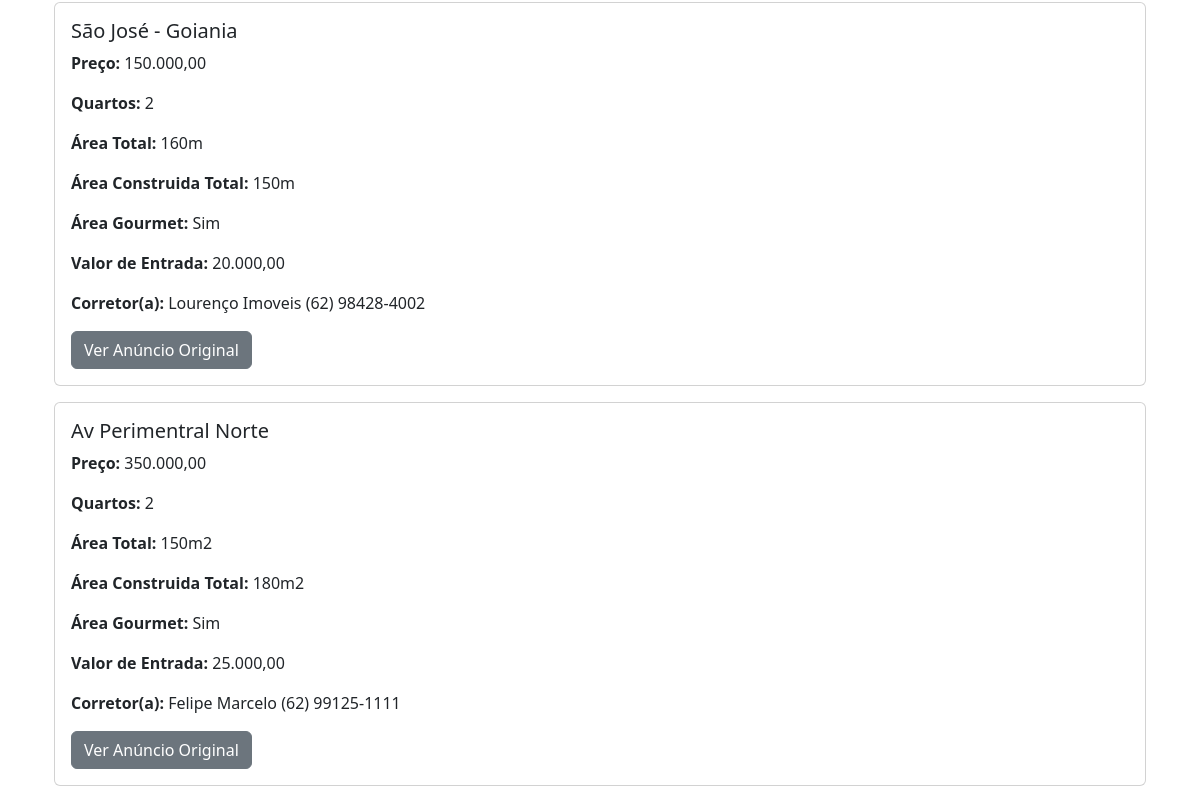
Before: /imoveis (lower part) with the older database file.
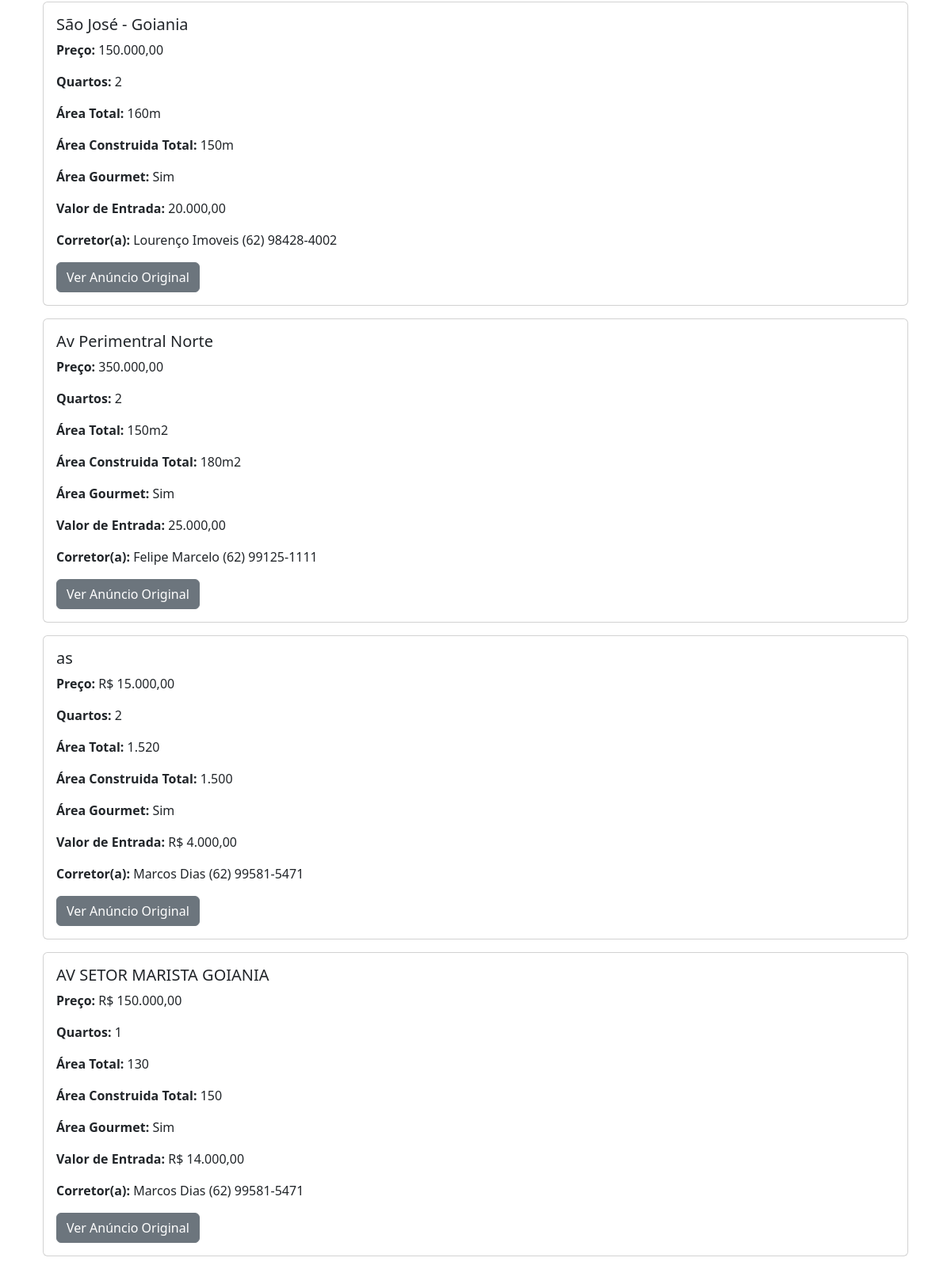
After: the same page with the newer database file.
### models.py (models this page shows, shortened)
class Imoveis(db.Model):
    __tablename__ = 'Imoveis'
    id = db.Column(db.Integer, primary_key=True,autoincrement=True)
    regiao = db.Column(db.String, nullable=False)
    preco = db.Column(db.Integer, nullable=False)
    quartos = db.Column(db.Integer, nullable=False)
    area_total = db.Column(db.String)
    area_construida = db.Column(db.String)
    area_gourmet = db.Column(db.String)
    valor_entrada = db.Column(db.Integer)
    link_anuncio = db.Column(db.String, nullable=False)
    id_corretor = db.Column(db.Integer, db.ForeignKey('Corretores.id'), nullable=False)
    corretor = db.relationship('Corretores', backref='Imoveis')

class Corretores(db.Model):
    __tablename__ = 'Corretores'
    id = db.Column(db.Integer, primary_key=True, autoincrement=True)
    nome = db.Column(db.String,nullable=False)
    contato = db.Column(db.String, nullable=False)

### routes.py (the view)
@rotas.route('/imoveis')
def index():
 imoveis = Imoveis.query.order_by(Imoveis.id)
 return render_template('index.html', lista_de_imoveis=imoveis)

### templates/index.html (shortened to what this page needs)
{% extends 'base.html' %}
{% block content %}
    {% for imovel in lista_de_imoveis %}
        <div class="card mb-3">
            <div class="card-body">
                <h5 class="card-title">{{ imovel.regiao }}</h5>
                <p class="card-text"><strong>Preço:</strong> {{ imovel.preco }}</p>
                <p class="card-text"><strong>Quartos:</strong> {{ imovel.quartos }}</p>
                <p class="card-text"><strong>Área Total:</strong> {{ imovel.area_total }}</p>
                <p class="card-text"><strong>Área Construida Total:</strong> {{ imovel.area_construida }}</p>
                <p class="card-text"><strong>Área Gourmet:</strong> {{ imovel.area_gourmet }}</p>
                <p class="card-text"><strong>Valor de Entrada:</strong> {{ imovel.valor_entrada }}</p>
                <p class="card-text"><strong>Corretor(a):</strong> {{ imovel.corretor.nome }} {{imovel.corretor.contato}}</p>
                <a href="{{ imovel.link_anuncio }}" class="btn btn-secondary" target="_blank">Ver Anúncio Original</a>
            </div>
        </div>
    {% endfor %}
{% endblock %}

### templates/base.html (shortened to what this page needs)
<!doctype html>
<html lang="pt-br">
<head>
   <link rel="stylesheet" href="{{url_for('static', filename='bootstrap.css')}}">
</head>
<body>
    <div class="container">
     <div class="container mt-4">
        {% block content %}{% endblock %}
     </div>
    </div>
</body>
</html>

Changed rows visible on the page:
added Imoveis: regiao "as", preco "R$ 15.000,00", quartos "2", area_total "1.520", area_construida "1.500", area_gourmet "Sim", valor_entrada "R$ 4.000,00", corretor.nome "Marcos Dias", corretor.contato "(62) 99581-5471"
added Imoveis: regiao "AV SETOR MARISTA GOIANIA", preco "R$ 150.000,00", quartos "1", area_total "130", area_construida "150", area_gourmet "Sim", valor_entrada "R$ 14.000,00", corretor.nome "Marcos Dias", corretor.contato "(62) 99581-5471"
